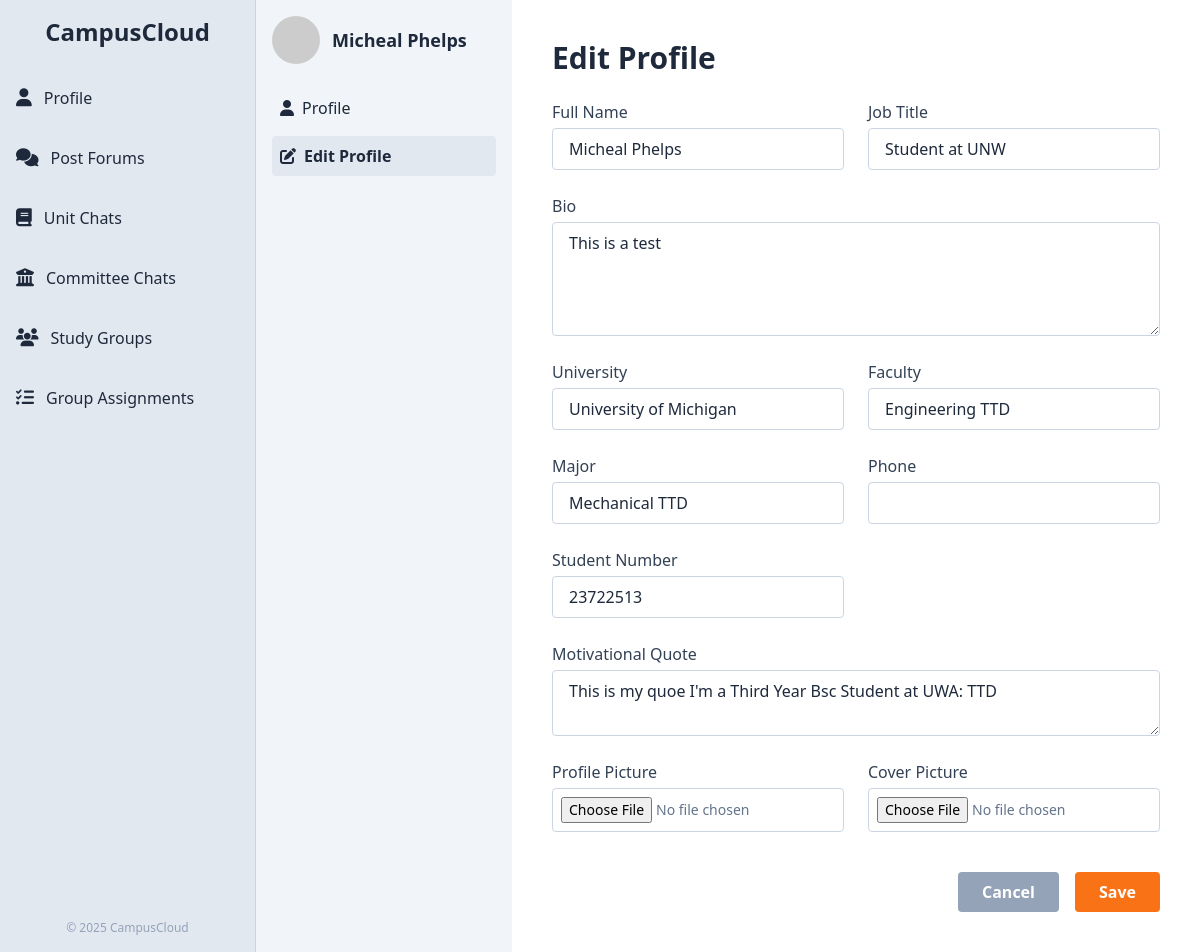
Screenshot of /edit-profile (signed in) with the database file from the repository.
### app/models.py (models this page shows, shortened)
class User(db.Model, UserMixin):
    __tablename__ = 'users'
    id = db.Column(db.Integer, primary_key=True)
    full_name = db.Column(db.String(100), nullable=False)
    email = db.Column(db.String(120), unique=True, nullable=False)
    password_hash = db.Column(db.String(128), nullable=False)
    bio = db.Column(db.Text)
    job_title = db.Column(db.String(100))
    phone = db.Column(db.String(20))
    university = db.Column(db.String(100))
    faculty = db.Column(db.String(100))
    major = db.Column(db.String(100))
    student_number = db.Column(db.String(50))
    motivational_quote = db.Column(db.Text)
    profile_picture = db.Column(db.String(255))
    cover_picture = db.Column(db.String(255))
    created_at = db.Column(db.DateTime, default=db.func.now())
    committees = db.relationship('Committee', secondary=user_committees, backref='members', lazy='dynamic')
    posts = db.relationship('Post', backref='author', lazy='dynamic')

### app/routes.py (the view)
@bp.route('/edit-profile', methods=['GET'])
@login_required
def edit_profile():
    return render_template('editprofile.html', user=current_user)

### app/__init__.py (called while the page is built)
def create_app():
    app = Flask(__name__)
    app.config['SECRET_KEY'] = 'yoursecretkey'
    app.config['SQLALCHEMY_DATABASE_URI'] = 'sqlite:///app.db'
    db.init_app(app)
    migrate.init_app(app, db)
    login_manager.init_app(app)
    login_manager.login_view = 'routes.index'  # Redirect to this route if not logged in
    from app.models import User
    @login_manager.user_loader
    def load_user(user_id):
        return User.query.get(int(user_id))
    from app.routes import bp as routes_bp
    app.register_blueprint(routes_bp)
    return app

### app/templates/editprofile.html
{% extends "base.html" %}
{% block content %}
<div class="flex min-h-screen">
  <aside class="w-64 bg-slate-100 text-slate-800 flex flex-col p-4">
    <div class="flex items-center mb-6">
      <img src="{{ user.profile_picture or 'https://randomuser.me/api/portraits/men/44.jpg' }}"
           alt="Profile picture"
           class="w-12 h-12 rounded-full object-cover">
      <h2 class="text-lg font-bold ml-3">{{ user.full_name }}</h2>
    </div>
    <nav class="flex flex-col space-y-2">
      <a href="{{ url_for('routes.profile_landing_page') }}"
         class="flex items-center gap-2 p-2 rounded hover:bg-slate-200 transition">
        <i class="fas fa-user"></i> Profile
      </a>
      <a href="#"
         class="flex items-center gap-2 p-2 bg-slate-200 rounded font-semibold">
        <i class="fas fa-edit"></i> Edit Profile
      </a>
    </nav>
  </aside>
  <main class="flex-1 p-10 bg-white">
    <h1 class="text-3xl font-bold mb-6">Edit Profile</h1>
    <form action="{{ url_for('routes.update_profile') }}" method="POST"
          enctype="multipart/form-data"
          class="grid grid-cols-1 md:grid-cols-2 gap-6">
      <div class="flex flex-col">
        <label class="text-slate-700 font-medium mb-1">Full Name</label>
        <input type="text" name="full_name" value="{{ user.full_name }}"
               class="border border-slate-300 rounded px-4 py-2 focus:outline-none focus:ring focus:border-orange-400" required>
      </div>
      <div class="flex flex-col">
        <label class="text-slate-700 font-medium mb-1">Job Title</label>
        <input type="text" name="job_title" value="{{ user.job_title }}"
               class="border border-slate-300 rounded px-4 py-2 focus:outline-none focus:ring focus:border-orange-400">
      </div>
      <div class="md:col-span-2 flex flex-col">
        <label class="text-slate-700 font-medium mb-1">Bio</label>
        <textarea name="bio" rows="4"
                  class="border border-slate-300 rounded px-4 py-2 focus:outline-none focus:ring focus:border-orange-400">{{ user.bio }}</textarea>
      </div>
      <div class="flex flex-col">
        <label class="text-slate-700 font-medium mb-1">University</label>
        <input type="text" name="university" value="{{ user.university }}"
               class="border border-slate-300 rounded px-4 py-2 focus:outline-none focus:ring focus:border-orange-400">
      </div>
      <div class="flex flex-col">
        <label class="text-slate-700 font-medium mb-1">Faculty</label>
        <input type="text" name="faculty" value="{{ user.faculty }}"
               class="border border-slate-300 rounded px-4 py-2 focus:outline-none focus:ring focus:border-orange-400">
      </div>
      <div class="flex flex-col">
        <label class="text-slate-700 font-medium mb-1">Major</label>
        <input type="text" name="major" value="{{ user.major }}"
               class="border border-slate-300 rounded px-4 py-2 focus:outline-none focus:ring focus:border-orange-400">
      </div>
      <div class="flex flex-col">
        <label class="text-slate-700 font-medium mb-1">Phone</label>
        <input type="text" name="phone" value="{{ user.phone }}"
               class="border border-slate-300 rounded px-4 py-2 focus:outline-none focus:ring focus:border-orange-400">
      </div>
      <div class="flex flex-col">
        <label class="text-slate-700 font-medium mb-1">Student Number</label>
        <input type="text" name="student_number" value="{{ user.student_number }}"
               class="border border-slate-300 rounded px-4 py-2 focus:outline-none focus:ring focus:border-orange-400">
      </div>
      <div class="md:col-span-2 flex flex-col">
        <label class="text-slate-700 font-medium mb-1">Motivational Quote</label>
        <textarea name="motivational_quote" rows="2"
                  class="border border-slate-300 rounded px-4 py-2 focus:outline-none focus:ring focus:border-orange-400">{{ user.motivational_quote }}</textarea>
      </div>
      <div class="flex flex-col">
        <label class="text-slate-700 font-medium mb-1">Profile Picture</label>
        <input type="file" name="profile_picture" accept="image/*"
               class="text-sm text-slate-500 border border-slate-300 rounded p-2 focus:outline-none focus:ring focus:border-orange-400">
      </div>
      <div class="flex flex-col">
        <label class="text-slate-700 font-medium mb-1">Cover Picture</label>
        <input type="file" name="cover_picture" accept="image/*"
               class="text-sm text-slate-500 border border-slate-300 rounded p-2 focus:outline-none focus:ring focus:border-orange-400">
      </div>
      <div class="md:col-span-2 flex justify-end gap-4 mt-4">
        <a href="{{ url_for('routes.profile_landing_page') }}"
           class="bg-slate-400 hover:bg-slate-500 text-white font-semibold px-6 py-2 rounded transition">Cancel</a>
        <button type="submit"
                class="bg-orange-500 hover:bg-orange-600 text-white font-semibold px-6 py-2 rounded transition">Save</button>
      </div>
    </form>
  </main>
</div>
{% endblock %}

### rows the page displays
User: full_name "Micheal Phelps", job_title "Student at UNW", bio "This is a test", university "University of Michigan", faculty "Engineering TTD", major "Mechanical TTD", student_number "23722513", motivational_quote "This is my quoe I'm a Third Year Bsc Student at UWA: TTD"
